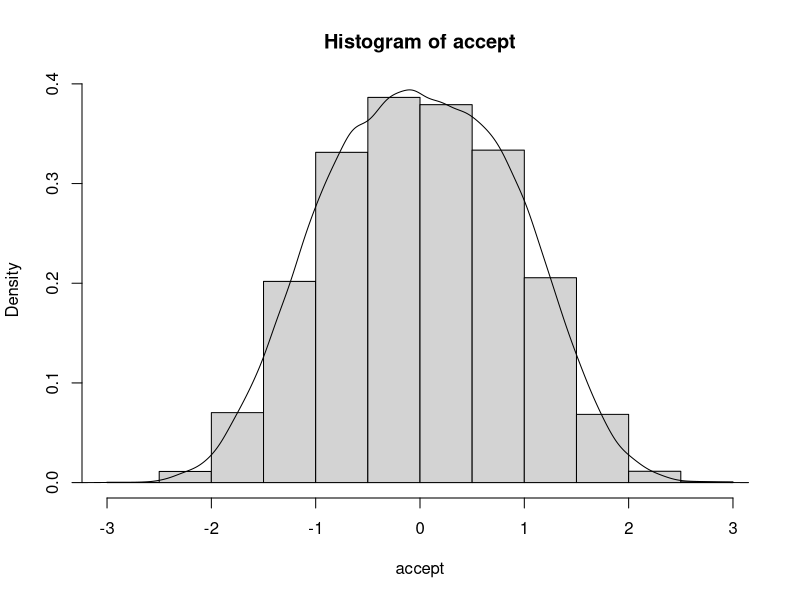

R code for this plot:
## ---- chunk 1
n <- 100000
u <- runif (n, 0, 1)
g <- rnorm (n)
## ---- chunk 2
q_x <- function (x) {
  new_x = exp(-(1/3)*abs(x)^3)
  return (new_x)
}
## ---- chunk 3
count <- 1
accept <- c()

while (count <= n) {
  u_sample = u[count]
  x_sample = q_x(g[count])/(3*dnorm (g[count]))
  if (u_sample <= x_sample) {
    accept = rbind (accept, g[count])
    count = count + 1
  }
  count = count + 1
}
## ---- chunk 4
hist (accept, prob=T)
lines (density (accept))
acceptance_rate = length(accept)/n
acceptance_rate
mean (accept^2)

